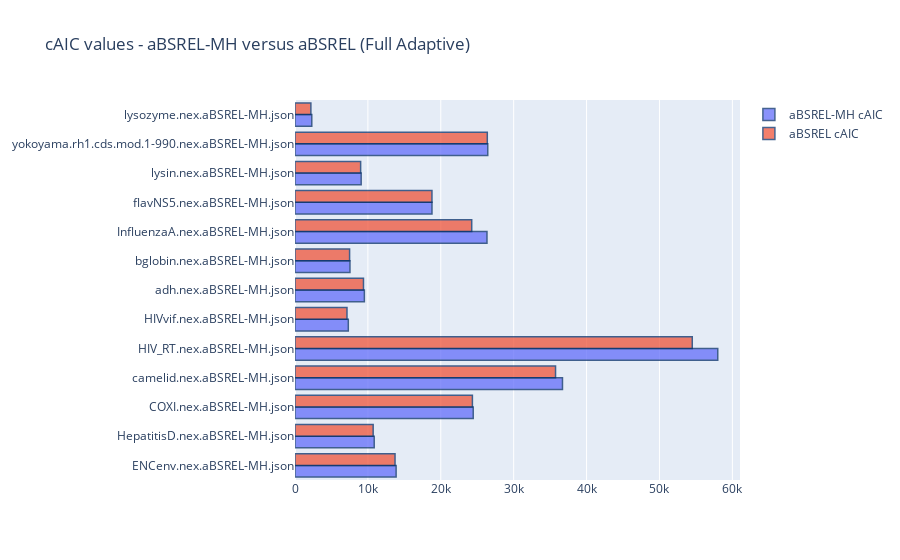

Notebook source saved alongside this figure:
### Markdown cell above
## Plot cAIC -- Full adapative models

### Code cell
# Bar plot for AICc - Unconstrained
dataset = []
MH = []
BASE = []

for index, row in df.iterrows():
    dataset.append(df["Filename"][index].replace(".BUSTEDS-MH.json",""))
    MH.append(df["aBSREL-MH_FULL_AICc"][index])
    BASE.append(df["aBSREL_FULL_AICc"][index])
#end for

#plot
fig = go.Figure(data=[
    go.Bar(name='aBSREL-MH cAIC', y=dataset, x=MH, orientation='h'),
    go.Bar(name='aBSREL cAIC', y=dataset, x=BASE, orientation='h')
])

# Change the bar mode
fig.update_layout(barmode='group')
fig.update_traces(marker_line_color='rgb(8,48,107)',
                  marker_line_width=1.5, opacity=0.75)
title = 'cAIC values - aBSREL-MH versus aBSREL (Full Adaptive)'
fig.update_layout(title_text=title)
fig.show()
fig.write_image(title.replace(" ", "") + ".png", engine="kaleido")

### Figure 1 — Plotly figure (JSON) as saved in the notebook; plotly's stock layout.template omitted (floating-point values rounded to 4 significant figures)
{"data": [{"marker": {"line": {"color": "rgb(8,48,107)", "width": 1.5}}, "name": "aBSREL-MH cAIC", "opacity": 0.75, "orientation": "h", "type": "bar", "x": [13870.0, 10870.0, 24450.0, 36690.0, 58000.0, 7313.0, 9515.0, 7538.0, 26340.0, 18790.0, 9076.0, 26440.0, 2300.0], "y": ["ENCenv.nex.aBSREL-MH.json", "HepatitisD.nex.aBSREL-MH.json", "COXI.nex.aBSREL-MH.json", "camelid.nex.aBSREL-MH.json", "HIV_RT.nex.aBSREL-MH.json", "HIVvif.nex.aBSREL-MH.json", "adh.nex.aBSREL-MH.json", "bglobin.nex.aBSREL-MH.json", "InfluenzaA.nex.aBSREL-MH.json", "flavNS5.nex.aBSREL-MH.json", "lysin.nex.aBSREL-MH.json", "yokoyama.rh1.cds.mod.1-990.nex.aBSREL-MH.json", "lysozyme.nex.aBSREL-MH.json"]}, {"marker": {"line": {"color": "rgb(8,48,107)", "width": 1.5}}, "name": "aBSREL cAIC", "opacity": 0.75, "orientation": "h", "type": "bar", "x": [13720.0, 10720.0, 24340.0, 35740.0, 54500.0, 7131.0, 9394.0, 7489.0, 24240.0, 18790.0, 9003.0, 26380.0, 2178.0], "y": ["ENCenv.nex.aBSREL-MH.json", "HepatitisD.nex.aBSREL-MH.json", "COXI.nex.aBSREL-MH.json", "camelid.nex.aBSREL-MH.json", "HIV_RT.nex.aBSREL-MH.json", "HIVvif.nex.aBSREL-MH.json", "adh.nex.aBSREL-MH.json", "bglobin.nex.aBSREL-MH.json", "InfluenzaA.nex.aBSREL-MH.json", "flavNS5.nex.aBSREL-MH.json", "lysin.nex.aBSREL-MH.json", "yokoyama.rh1.cds.mod.1-990.nex.aBSREL-MH.json", "lysozyme.nex.aBSREL-MH.json"]}], "layout": {"barmode": "group", "title": {"text": "cAIC values - aBSREL-MH versus aBSREL (Full Adaptive)"}}}
